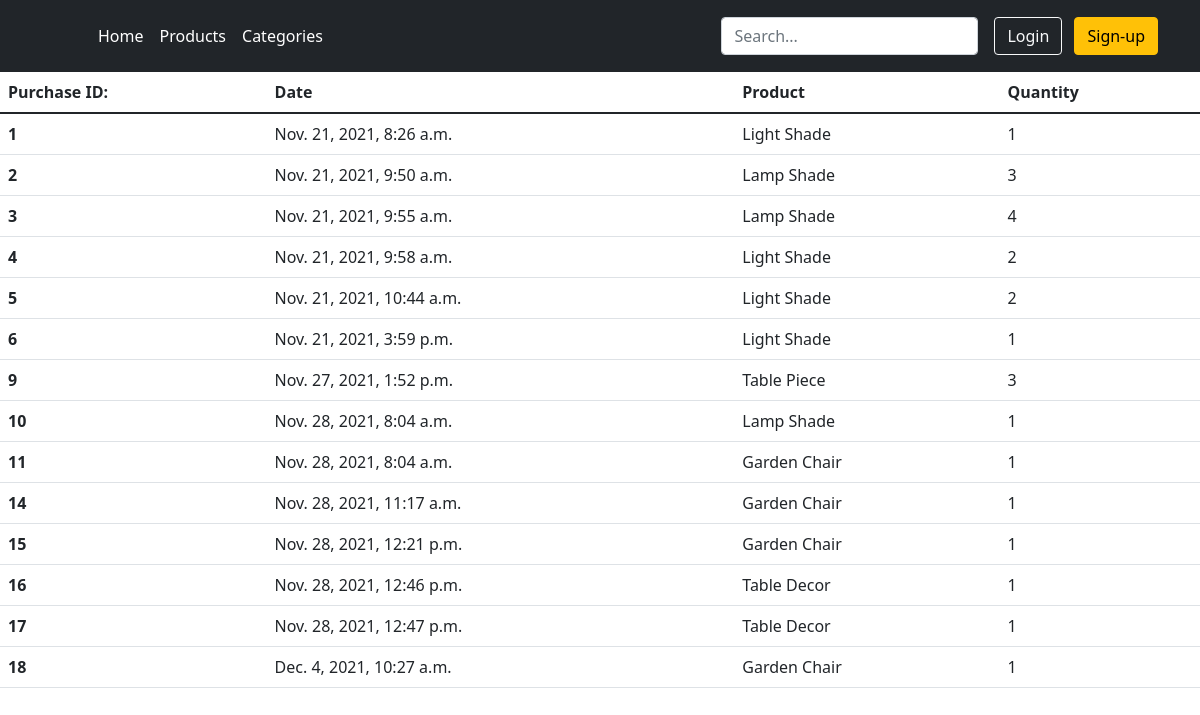
The app's page /store/orders/, older data.
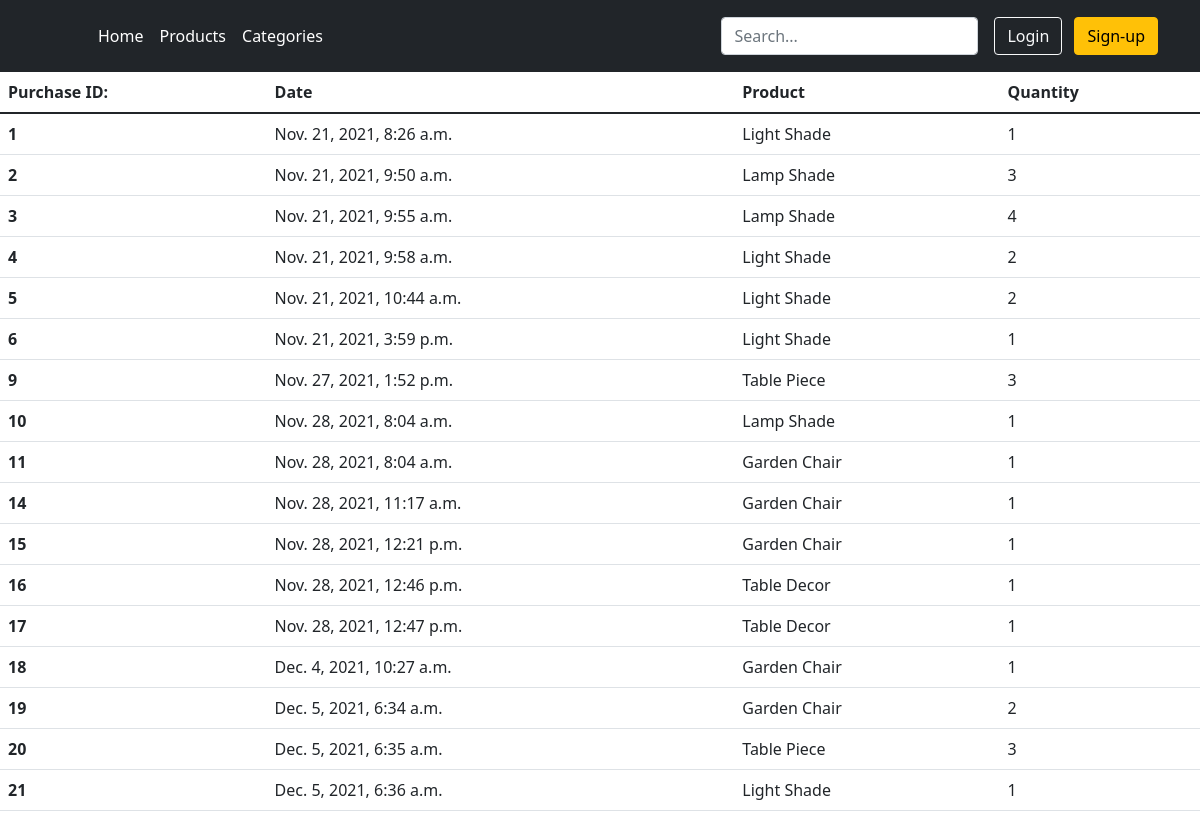
The same page, newer data.
### products/models.py (models this page shows, shortened)
class Purchase(models.Model):
    product = models.ForeignKey(Product, on_delete=models.DO_NOTHING)
    quantity = models.IntegerField()
    user = models.ForeignKey(User, on_delete=models.CASCADE)
    date = models.DateTimeField(auto_now_add=True)
    updated = models.DateTimeField(auto_now=True)

class Product(models.Model):
    title = models.CharField(max_length=200)
    description = models.TextField(blank=True)
    image = models.ImageField(upload_to='images/')
    price = models.DecimalField(max_digits=6, decimal_places=2)
    category = models.ForeignKey(Category, related_name='product', on_delete=models.CASCADE)
    slug = models.SlugField(max_length=255)
    quantity = models.IntegerField(default=0)
    is_active = models.BooleanField(default=True)
    created = models.DateTimeField(auto_now_add=True)
    updated = models.DateTimeField(auto_now=True)
    class Meta:
        verbose_name_plural = 'Products'
        ordering = ('-created',)
    def __str__(self):
        return self.title

### storeAnada/views.py (the view)
# urls.py: path('store/orders/', storeAnada.views.OrdersView.as_view(), name='orders'),
class OrdersView(TemplateView):
	template_name = 'store/orders.html'
	def get_context_data(self, **kwargs):
		context = super().get_context_data(**kwargs)
		context["orders"] = Purchase.objects.all()
		return context

### templates/store/orders.html (shortened to what this page needs)
{% extends "base.html" %}
{% load static %}
{% block content %}
    <table class="table">
  <thead>
    <tr>
        <th scope="col">Purchase ID:</th>
        <th scope="col">Date</th>
        <th scope="col">Product</th>
        <th scope="col">Quantity</th>
    </tr>
  </thead>
  <tbody>
      {% for item in orders %}
            <tr>
              <th scope="row">{{ item.pk }}</th>
              <td>{{ item.date }}</td>
                <td>{{ item.product }}</td>
                <td>{{ item.quantity }}</td>
            </tr>
        {% endfor %}
  </tbody>
{% endblock %}

### templates/base.html (shortened to what this page needs)
{% load static %}
<!DOCTYPE html>
<html lang="en">
    <head>
        <link rel="stylesheet" href={% static "bootstrap-5.1.3-dist/css/bootstrap.min.css" %}>
    </head>
    <body>
        <header class="p-3 bg-dark text-white">
            <div class="container">
              <div class="d-flex flex-wrap align-items-center justify-content-center justify-content-lg-start">
                <a href="/" class="d-flex align-items-center mb-2 mb-lg-0 text-white text-decoration-none">
                  <svg class="bi me-2" width="40" height="32" role="img" aria-label="Bootstrap"></svg>
                </a>
                <ul class="nav col-12 col-lg-auto me-lg-auto mb-2 justify-content-center mb-md-0">
                    <li><a href="{% url 'home' %}" class="nav-link px-2 text-white">Home</a></li>
                    <li><a href="{% url 'product-list' %}" class="nav-link px-2 text-white">Products</a></li>
                    <li><a href="{% url 'categories' %}" class="nav-link px-2 text-white">Categories</a></li>
                </ul>
                <form class="col-12 col-lg-auto mb-3 mb-lg-0 me-lg-3" method="get">
                  <input type="search" class="form-control form-control-dark" placeholder="Search..." aria-label="Search" name="search" value="{{ search }}">
                </form>
                {% if not user.is_authenticated %}
                    <div class="text-end">
                        <a href="{% url 'login' %}"><button type="button" class="btn btn-outline-light me-2">Login</button></a>
                        <a href="{% url 'sign-up' %}"><button type="button" class="btn btn-warning">Sign-up</button></a>
                    </div>
              {% endif %}
              </div>
            </div>
        </header>
        {% block content %}{% endblock %}
    </body>
</html>

Row changes from the older to the newer data that the page shows:
added Purchase: pk "19", date "Dec. 5, 2021, 6:34 a.m.", product "Garden Chair", quantity "2"
added Purchase: pk "20", date "Dec. 5, 2021, 6:35 a.m.", product "Table Piece", quantity "3"
added Purchase: pk "21", date "Dec. 5, 2021, 6:36 a.m.", product "Light Shade", quantity "1"
